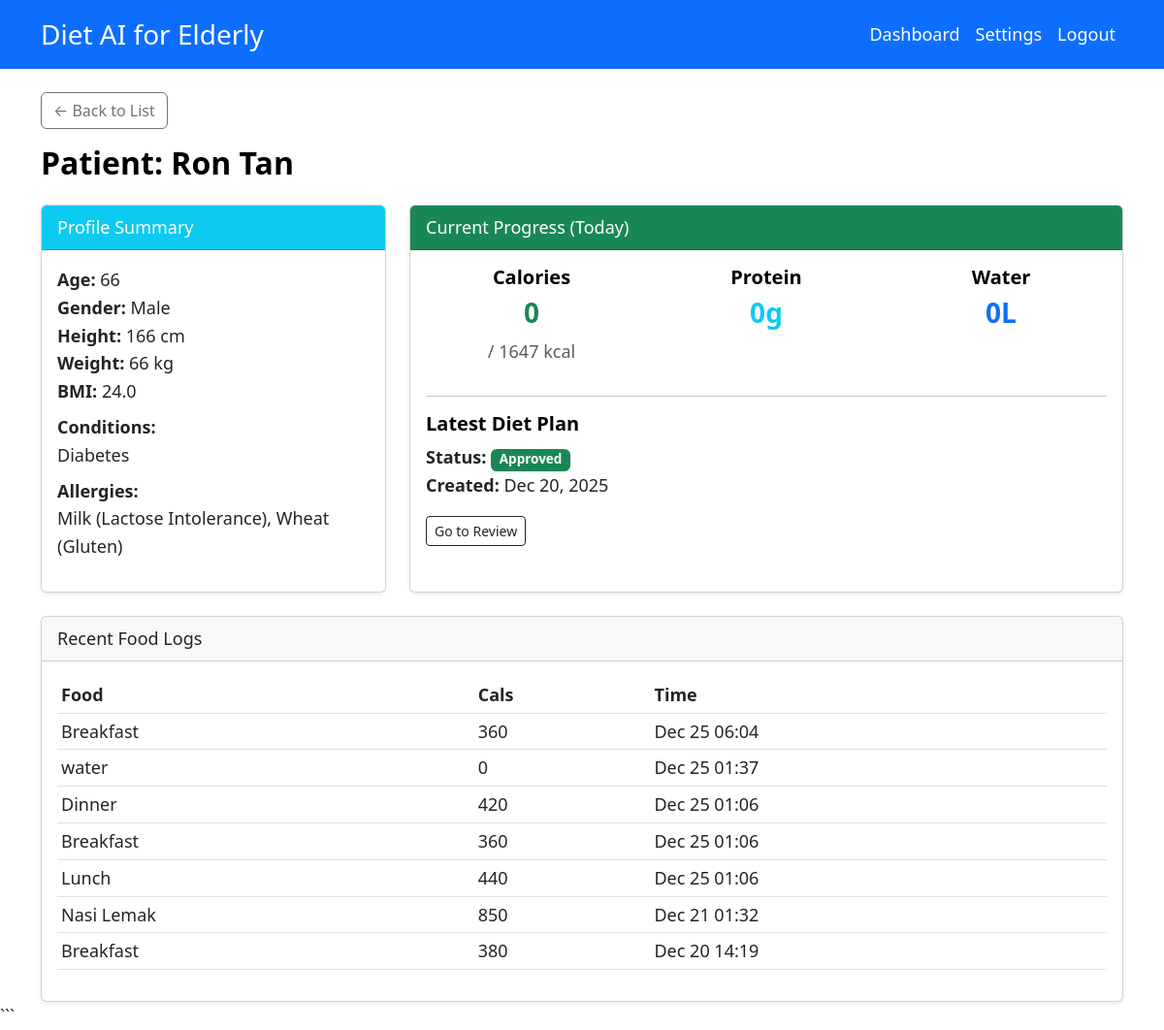
The page /pages/patient-details.php?id=U_6943abac29ea8 (signed in) on the database as committed earlier.
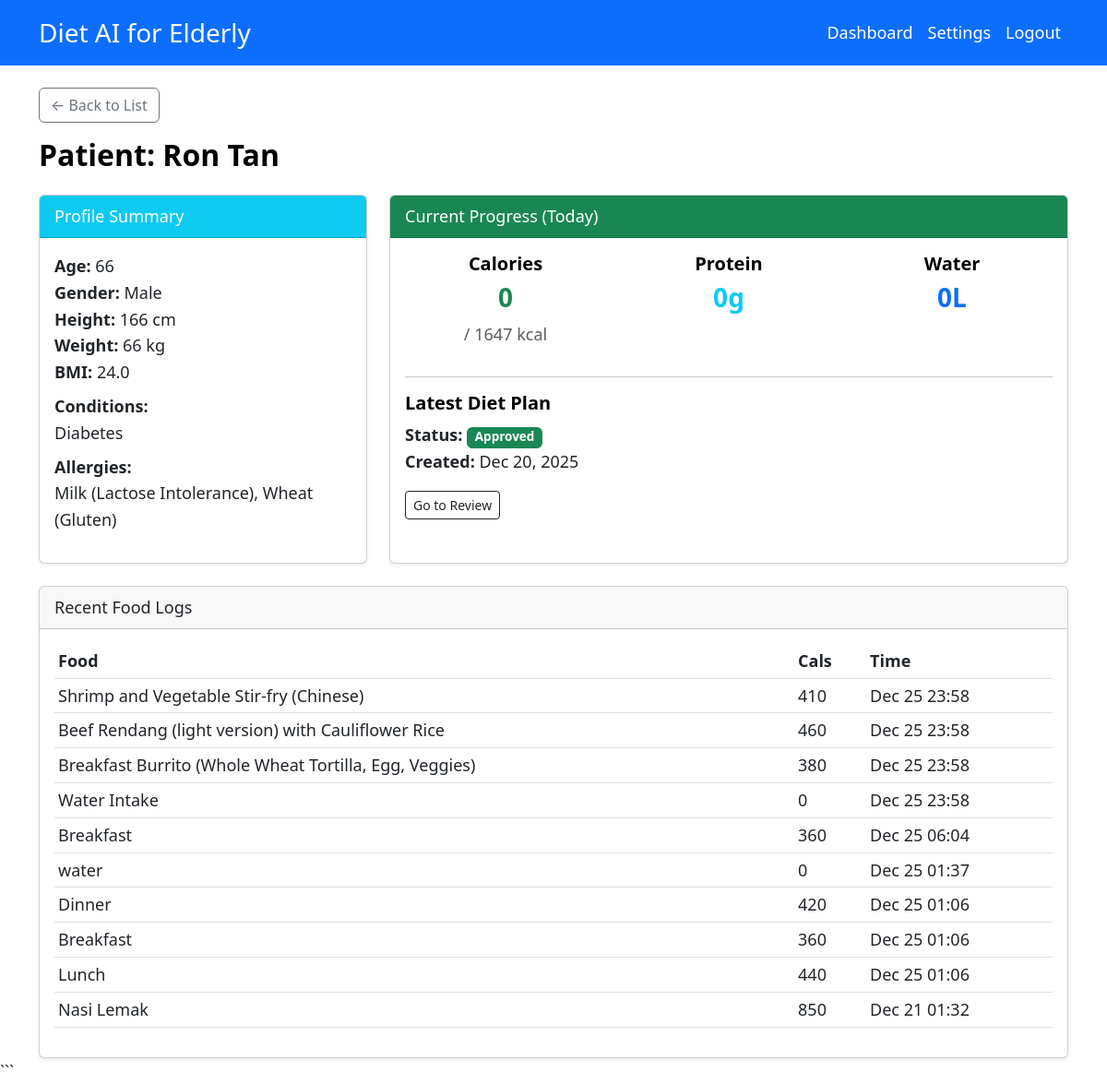
The same page on the database as committed later.
### tables this page shows
CREATE TABLE `food_logs` (
  `logID` varchar(50) NOT NULL,
  `elderlyID` varchar(50) NOT NULL,
  `foodName` varchar(100) NOT NULL,
  `calories` double DEFAULT 0,
  `protein` double DEFAULT 0,
  `carbs` double DEFAULT 0,
  `fibre` double DEFAULT 0,
  `sugar` double DEFAULT 0,
  `sodium` double DEFAULT 0,
  `loggedAt` datetime NOT NULL DEFAULT current_timestamp()
);

### pages/patient-details.php (the view, shortened to what the changed rows need)
<?php
require_once '../classes/Progress.php';
$patientID = $_GET['id'] ?? '';
$stmt = $pdo->prepare("SELECT * FROM users WHERE userID = ?");
$stmt->execute([$patientID]);
$patient = $stmt->fetchObject();
include '../includes/header.php';
?>
<div class="row mb-3">
    <div class="col-12">
        <h2>Patient: <?= htmlspecialchars($patient->name) ?></h2>
    </div>
</div>
<div class="row">
    <div class="col-12">
        <div class="card shadow-sm">
            <div class="card-body">
                <?php
                $stmt = $pdo->prepare("SELECT * FROM food_logs WHERE elderlyID = ? ORDER BY loggedAt DESC LIMIT 10");
                $stmt->execute([$patientID]);
                $logs = $stmt->fetchAll();
                ?>
                <?php if ($logs): ?>
                    <div class="table-responsive">
                        <table class="table table-hover table-sm">
                            <thead>
                                <tr>
                                    <th>Food</th>
                                    <th>Cals</th>
                                    <th>Time</th>
                                </tr>
                            </thead>
                            <tbody>
                                <?php foreach ($logs as $log): ?>
                                    <tr>
                                        <td><?= htmlspecialchars($log['foodName']) ?></td>
                                        <td><?= $log['calories'] ?></td>
                                        <td><?= date('M d H:i', strtotime($log['loggedAt'])) ?></td>
                                    </tr>
                                <?php endforeach; ?>
                            </tbody>
                        </table>
                    </div>
                <?php else: ?>
                    <p class="text-muted">No logs found.</p>
                <?php endif; ?>
            </div>
        </div>
    </div>
</div>
<?php include '../includes/footer.php'; ?>

Rows that differ between the two databases and show on the page:
no longer on this page (row unchanged): food_logs: foodName "Breakfast", calories "380", loggedAt "Dec 20 14:19"
added food_logs: foodName "Shrimp and Vegetable Stir-fry (Chinese)", calories "410", loggedAt "Dec 25 23:58"
added food_logs: foodName "Beef Rendang (light version) with Cauliflower Rice", calories "460", loggedAt "Dec 25 23:58"
added food_logs: foodName "Breakfast Burrito (Whole Wheat Tortilla, Egg, Veggies)", calories "380", loggedAt "Dec 25 23:58"
added food_logs: foodName "Water Intake", calories "0", loggedAt "Dec 25 23:58"
